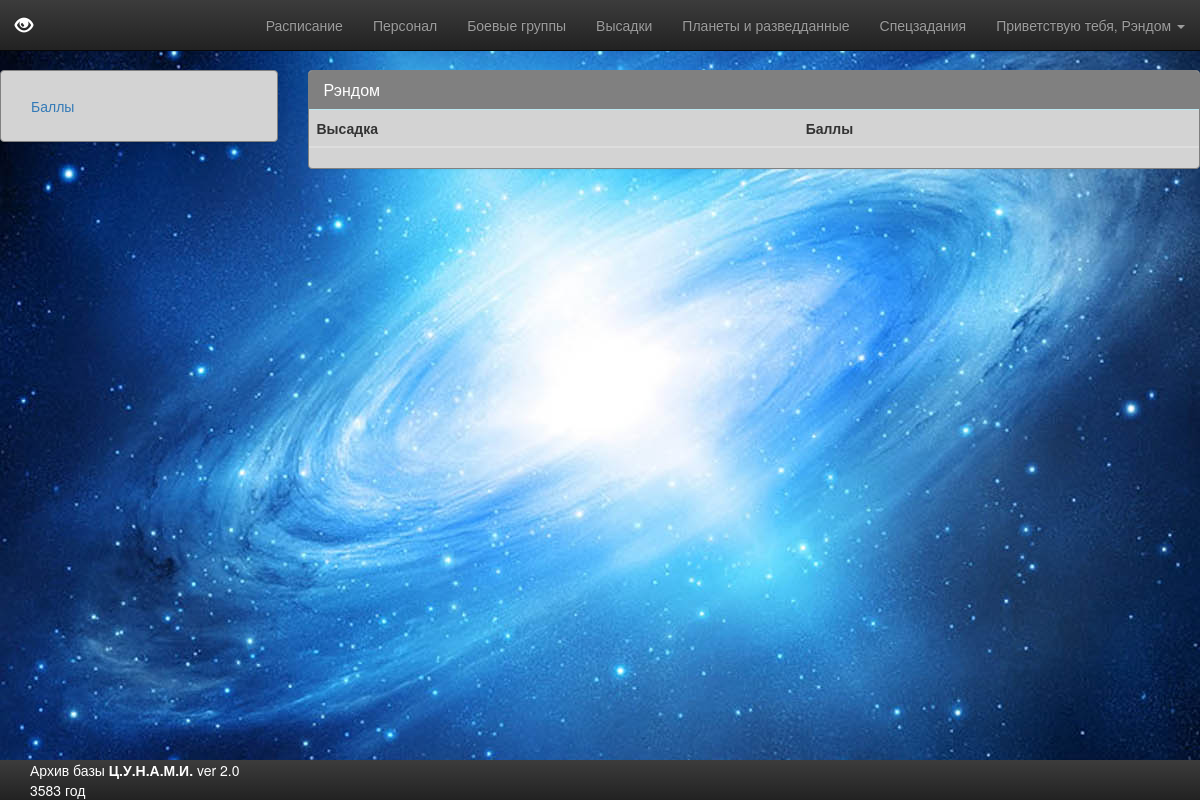
Page /shedule/account/mark/ (signed in) on the committed database.
### menu/models.py (models this page shows, shortened)
class MenuItem(models.Model):
    menu = models.ForeignKey(
        Menu,
        verbose_name=_(u'Name')
        )
    order = models.IntegerField(
        _(u'Order'),
        default=500
        )
    link_url = models.CharField(
        _(u'Link URL'),
        max_length=100,
        help_text=_(u'URL or URI to the content, eg /about/ or http://foo.com/')
        )
    title = models.CharField(
        _(u'Title'),
        max_length=100
        )
    login_required = models.BooleanField(
        _(u'Login required'),
        blank=True,
        default=False,
        help_text=_(u'Should this item only be shown to authenticated users?')
        )
    anonymous_only = models.BooleanField(
        _(u'Anonymous only'),
        blank=True,
        default=False,
        help_text=_(u'Should this item only be shown to non-logged-in users?')
        )
    class Meta:
        verbose_name = _(u'menu item')
        verbose_name_plural = _(u'menu items')

### shedule/models.py (models this page shows, shortened)
class Watcher(models.Model):
    user = models.OneToOneField(User, unique=True, on_delete=models.CASCADE)
    name = models.CharField(max_length=30)
    bg = models.CharField(max_length=30, blank=True)
    photo = models.ImageField(upload_to='static/images/Watcher/',blank=True)
    male = models.BooleanField(default=True)
    def __unicode__(self):
        return self.name
    class Meta:
        db_table = 'watchers'

### shedule/views.py (the view)
def mark(request):
    user = request.user
    mark_list = Point.objects.all()
    mark_list = mark_list.filter(watcher=user.watcher)
    watcher = user.watcher
    context = {'watcher':watcher,
               'user' : user,
               'mark_list' : mark_list}
    return render(request, 'shedule/mark.html', context)

### menu/templatetags/menubuilder.py (called while the page is built)
def build_menu(parser, token):
    try:
        tag_name, menu_name = token.split_contents()
    except:
        raise template.TemplateSyntaxError("%r tag requires exactly one argument" % token.contents.split()[0])
    return MenuObject(menu_name)

    def render(self, context):
        try:
            current_path = context['request'].path
            user = context['request'].user
        except KeyError:
            current_path = None
            user = None
        context['menuitems'] = get_items(self.menu_name, current_path, user)
        return ''

### templates/shedule/mark.html (shortened to what this page needs)
{% extends 'base.html' %}
{% block sidemenu %}
    <ul class="nav nav-sidebar">
        <li><a href="{% url 'shedule:mark' %}">Баллы</a></li>
    </ul>
{% endblock %}
{% block content %}
    <div class="panel-heading">
        <h1 class="panel-title">{{ watcher.name }}
        </h1>
    </div>
        <div class="row">
               <div class="col-xs-12 col-lg-12">
                   <div class="table-responsive">
                           <table class="table table-striped">
                              <thead>
                                 <tr>
                                    <th>Высадка</th>
                                    <th>Баллы</th>
                                 </tr>
                              </thead>
                           </table>
                        </div>
               </div>
        </div>
{% endblock %}

### templates/header.html (shortened to what this page needs)
<nav class="navbar navbar-inverse navbar-fixed-top">
         <div class="container-fluid">
            <div class="navbar-header">
               <a href="{% url 'archive:planet' 1 %}" class="navbar-brand"><span class="glyphicon glyphicon-eye-open"></span></a>
            </div>
            <div class="collapse navbar-collapse" id="navbar-collapse-menu-1">
               <ul class="nav navbar-nav navbar-right">
                   {% load menubuilder %}
                     {% for menu in menuitems %}
                         <li><a href="{{ menu.url }}">{{ menu.title }}</a></li>
                     {% endfor %}
                     {% if user.is_authenticated%}
                         <li class="dropdown"><a href="{% url 'shedule:account' %}" class="dropdown-toggle" data-toggle="dropdown">Приветствую тебя, {{ user.watcher }} <span class="caret"></span></a>
                         </li>
                     {% else %}
                         <li><a href="{% url 'shedule:login' %}">Войти</a> </li>
                     {% endif %}
               </ul>
            </div>
         </div>
</nav>

### static/style.css (style rules this page uses)
body { background: fixed url("/static/images/back_5.jpg") center; padding-top: 70px; padding-bottom: 70px; }
.navbar-inverse { color: #FFFFFF; }
.panel-info .panel-heading { background: gray; color: #FFFFFF; }

### rows in the picture
MenuItem: title "Расписание"
MenuItem: title "Персонал"
MenuItem: title "Боевые группы"
MenuItem: title "Высадки"
MenuItem: title "Планеты и разведданные"
MenuItem: title "Спецзадания"
Watcher: name "Рэндом"

### other values in the picture
{{ user.watcher }} "Рэндом"
